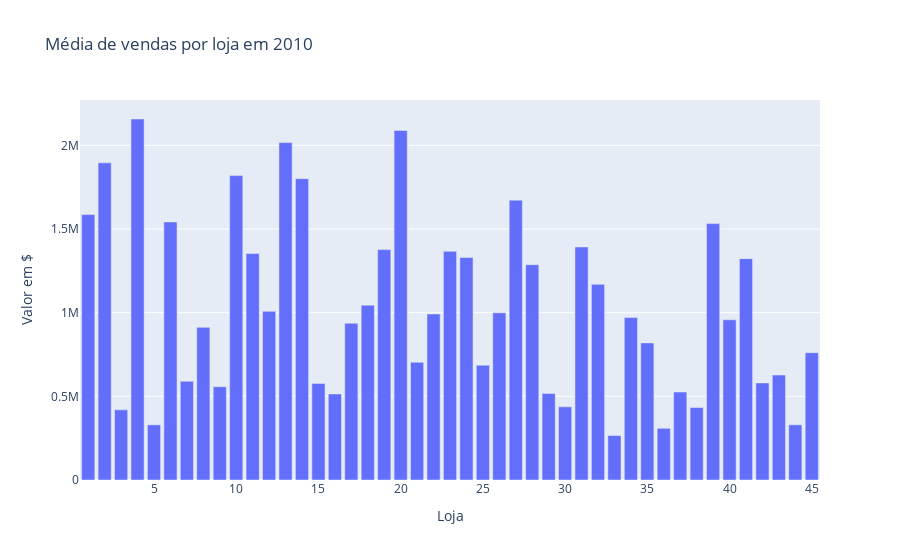

This figure's notebook cell:
### Code cell
# plotar um gráfico de barras com a média de vendas por loja somente de 2010
# filtrar os dados de 2010 e agrupar por loja e calcular a média de vendas


walmart['Year'] = pd.DatetimeIndex(walmart['Date']).year
vendas_por_loja_2010 = walmart[walmart['Year'] == 2012].groupby(['Store']).agg({'Weekly_Sales': [np.mean]}).reset_index()
# renomeando as colunas
vendas_por_loja_2010.columns = ['Store', 'Weekly_Sales_mean']
fig = ex.bar(vendas_por_loja_2010, x='Store', y='Weekly_Sales_mean', title='Média de vendas por loja em 2010')
fig.update_layout(xaxis_title='Loja', yaxis_title='Valor em $')
fig.show()
walmart['Year']

### Figure 1 — Plotly figure (JSON) as saved in the notebook; plotly's stock layout.template omitted (floating-point values rounded to 4 significant figures)
{"data": [{"alignmentgroup": "True", "hovertemplate": "Store=%{x}<br>Weekly_Sales_mean=%{y}<extra></extra>", "legendgroup": "", "marker": {"color": "#636efa", "pattern": {"shape": ""}}, "name": "", "offsetgroup": "", "orientation": "v", "showlegend": false, "textposition": "auto", "type": "bar", "x": [1, 2, 3, 4, 5, 6, 7, 8, 9, 10, 11, 12, 13, 14, 15, 16, 17, 18, 19, 20, 21, 22, 23, 24, 25, 26, 27, 28, 29, 30, 31, 32, 33, 34, 35, 36, 37, 38, 39, 40, 41, 42, 43, 44, 45], "xaxis": "x", "y": [1586000.0, 1895000.0, 419200.0, 2157000.0, 329500.0, 1542000.0, 589900.0, 912400.0, 557500.0, 1819000.0, 1353000.0, 1008000.0, 2016000.0, 1801000.0, 577400.0, 514000.0, 936900.0, 1045000.0, 1377000.0, 2089000.0, 703500.0, 992000.0, 1367000.0, 1330000.0, 685800.0, 999500.0, 1673000.0, 1287000.0, 517300.0, 437100.0, 1393000.0, 1169000.0, 265900.0, 970700.0, 819500.0, 309000.0, 525900.0, 433300.0, 1532000.0, 957500.0, 1323000.0, 580200.0, 627300.0, 329900.0, 761000.0], "yaxis": "y"}], "layout": {"barmode": "relative", "legend": {"tracegroupgap": 0}, "title": {"text": "Média de vendas por loja em 2010"}, "xaxis": {"anchor": "y", "domain": [0, 1], "title": {"text": "Loja"}}, "yaxis": {"anchor": "x", "domain": [0, 1], "title": {"text": "Valor em $"}}}}
